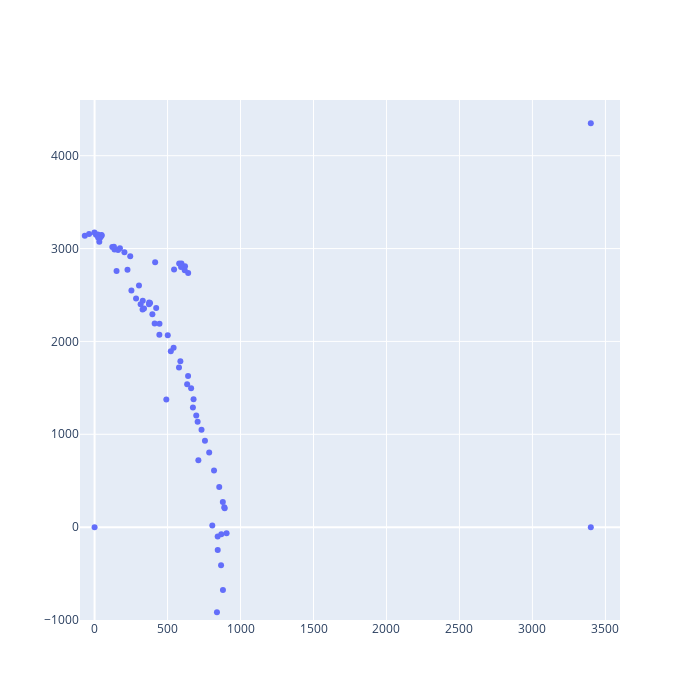

Notebook source saved alongside this figure:
### Code cell
import plotly.graph_objects as go
import plotly.express as px

anchors_df = pd.DataFrame(ANCHORS, index=["x","y"]).transpose()

trace = px.scatter(df, x="x", y="y")
anchors = px.scatter(anchors_df, x="x", y="y")

fig = go.Figure(trace.data + anchors.data)
fig.update_xaxes(range=[-100,3600])
fig.update_yaxes(range=[-1000,4600])
fig.update_layout(width=700, height=700)
fig.show()
